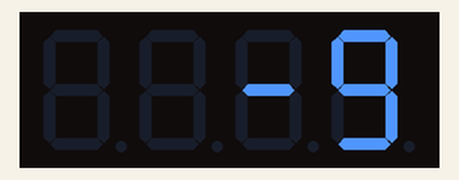
Simulated run of this sketch. Board: Arduino Uno, built with avr-gcc and run on an emulated ATmega328P. Shown: 4-digit seven-segment display.

Above: at 0.1 s.
At 1.1 s:
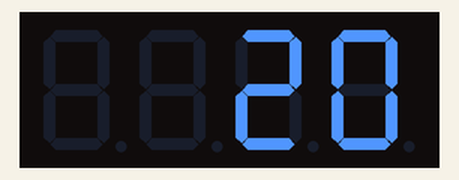
At 2.1 s:
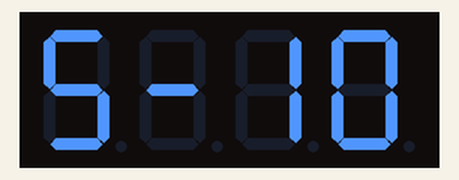

The sketch:

exercise_8.ino
```cpp
/*
 * This subroutine controls an adafruit 7 segment display
 * with backpack. The display is controlled via a
 * subroutine, while the loop can randomly send information
 * to it.
 *
 * We are using the adafruit libraries for this display.
 */

// Load Adafruit libraries
#include <Wire.h>
#include <Adafruit_GFX.h>
#include "Adafruit_LEDBackpack.h"

// Initialize the display as matrix
Adafruit_7segment matrix = Adafruit_7segment();

void setup() {
  // initialize the display
  matrix.begin(0x70);
}

void set_display(int value, bool setpoint = false) {

  // set a given value to the 7 segment display
  matrix.print(value);

  // set the first location to "S" (5) if true - set point
  if (setpoint) {
    matrix.writeDigitNum(0, 5, false);
  }
  matrix.writeDisplay();
}

void loop() {
  // display numbers from the exercise, 1 second delay

  set_display(-9);
  delay(1000);

  set_display(20);
  delay(1000);

  set_display(-10, true);
  delay(1000);
}
```

Measured:
- by itself, everything shown: repeats every 3.0 s, in 3 steps
- what the display in image 1 shows lasts 1.0 s, from 1.0 s to 2.0 s
